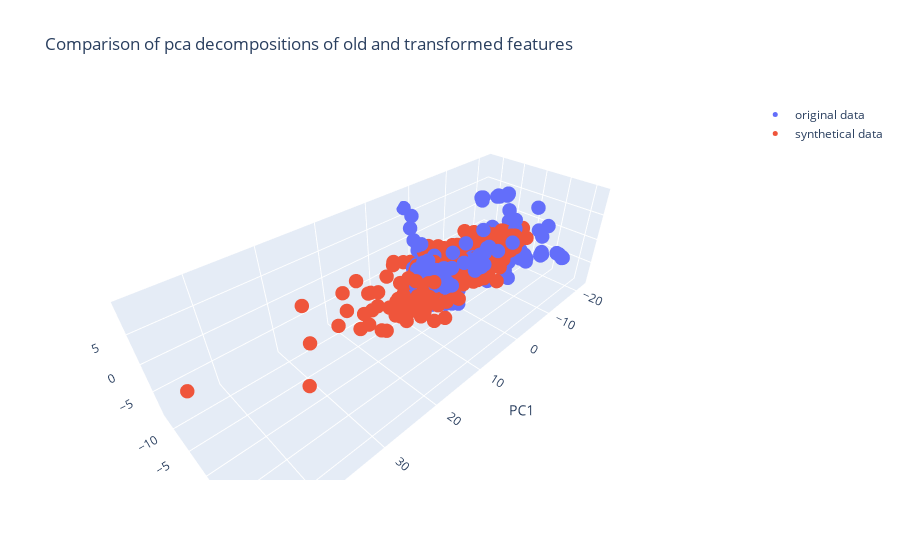

Notebook code cell kept with this figure:
### Code cell
from genrie.utils.visualization.plots import plot_pca_comparison
plot_pca_comparison(data.features, noise_samples)

### Figure 1 — Plotly figure (JSON) as saved in the notebook; plotly's stock layout.template omitted (floating-point values rounded to 4 significant figures; data arrays with more than 128 entries replaced by an {"elided": "..."} marker saying what was removed)
{"data": [{"marker": {"size": 5}, "mode": "markers", "name": "original data", "x": {"elided": "355 float values"}, "y": {"elided": "355 float values"}, "z": {"elided": "355 float values"}, "type": "scatter3d"}, {"marker": {"size": 5}, "mode": "markers", "name": "synthetical data", "x": {"elided": "355 float values"}, "y": {"elided": "355 float values"}, "z": {"elided": "355 float values"}, "type": "scatter3d"}], "layout": {"scene": {"xaxis": {"title": {"text": "PC1"}}, "yaxis": {"title": {"text": "PC2"}}, "zaxis": {"title": {"text": "PC3"}}}, "title": {"text": "Comparison of pca decompositions of old and transformed features"}}}
